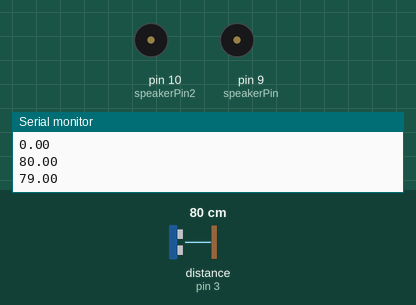
This sketch was run on a simulated Arduino Uno, built with avr-gcc and run on an emulated ATmega328P. Shown: buzzer (waves = sounding, pin HIGH), the last lines printed to the serial monitor. Wiring (inferred from the names in the program): ultrasonic range finder: trigger pin 2; echo pin 3. The inputs (shaded band) are chosen by the test bench; at power-on: distance to the obstacle (sensor on pin 3) 80 cm. The echo pulse lasts 58.3 µs per cm; pins used as bus, display or sensor lines are not drawn.

Above: at 0.83 s.
1.3 s: distance to the obstacle (sensor on pin 3) set to 2 cm
At 2.4 s:
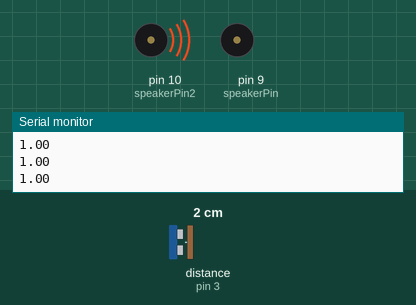
3.4 s: distance to the obstacle (sensor on pin 3) set to 18 cm
Timing chart, 0 to 12.4 s (numbered marks = the images above; inputs shaded):
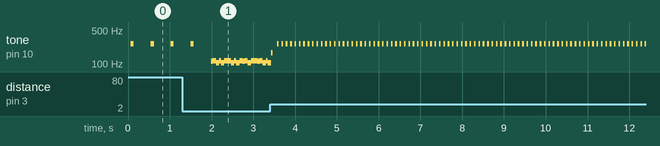

The sketch:

Final_Code.ino
```cpp
#define TRIG PD2  // trigger pin
#define ECHO PD3  // echo output

// riseTime and fallTime will be modified by interrupt so we need to declare them as volatile
volatile unsigned long riseTime;  // timestamp when echo signal goes high
volatile unsigned long fallTime;  // timestamp when echo signal goes low
unsigned long pulseTime;          // difference between riseTime and fallTime
unsigned long distance;           // our range

float getDistance();
int speakerPin = 9;
int speakerPin2 = 10;
int length = 15; // the number of notes
char notes[] = "ccggaagffeeddc "; // a space represents a rest
int beats[] = { 1, 1, 1, 1, 1, 1, 2, 1, 1, 1, 1, 1, 1, 2, 4 };
int tempo = 300;

void playTone(int tone, int duration) {
  for (long i = 0; i < duration * 1000L; i += tone * 2) {
    digitalWrite(speakerPin, HIGH);
    digitalWrite(speakerPin2, HIGH);
    delayMicroseconds(tone);
    digitalWrite(speakerPin, LOW);
    digitalWrite(speakerPin2, LOW);
    delayMicroseconds(tone);
  }
}


void setup()
{
  Serial.begin(9600);

  pinMode(speakerPin, OUTPUT);
  pinMode(speakerPin2, OUTPUT);

  // Setting direction for trig and echo pins
  DDRD |= (1<<TRIG);
  DDRD &= ~(1<<ECHO);

  // Setting up pin change interrupt for echo (PD3), PCINT19
  PCICR = (1<<PCIE2); // only enabling PCIE2, because PCIE2 constains PCINT[23:16]
  PCMSK2 = (1<<PCINT19); // only enabling PCINT19

}


void loop()
{
  float range = getDistance();
  Serial.println(range);

  // Measures objects closer than 2 meters
  if (range < 200) {
     playTone(1915, range);
     delay(range*5);
  }
}

// function to calculate the distance
float getDistance()
{
  // clear trig pin
  PORTD &= ~(1<<TRIG);
  delayMicroseconds(2);

  // send out 10 us pulse
  PORTD = (1<<TRIG);
  delayMicroseconds(10);
  PORTD &= ~(1<<TRIG);

  // sound travels at 343 m/s which is 0.0343 cm/us
  // distance = time*velocity
  // we need to divide result by 2 because sound travels
  // to object and back so the incoming pulse is twice longer
  distance = pulseTime*0.0343/2; // result in cm
  return distance;

}


// Interrupt service vector for pin change:
// ISR (PCINT0_vect) pin change interrupt for D8 to D13
// ISR (PCINT1_vect) pin change interrupt for A0 to A5
// ISR (PCINT2_vect) pin change interrupt for D0 to D7
// We need PCINT2_vect because we are using PD3 as input (echo)

ISR(PCINT2_vect)
{
  if ((PIND & (1<<ECHO)) == (1<<ECHO)) // check if pin PD3 is high
    { // Measure time when echo pin goes high
      riseTime = micros(); // micros() calculates the run time in us since the program's start
    }
  else
    {
      // measure the time when echo pin goes low
      fallTime = micros();
      pulseTime = fallTime - riseTime; // this is our echo pulse, its length is proportional to the measured distance
    }
}
```

Measured:
- by itself, tone on pin 10 (speakerPin2): plays 171 Hz for 0.04 s, 260 Hz for 0.04 s, 260 Hz for 0.04 s, 260 Hz for 0.04 s, 260 Hz for 0.04 s, 260 Hz for 0.04 s … (86 notes in this stretch)
